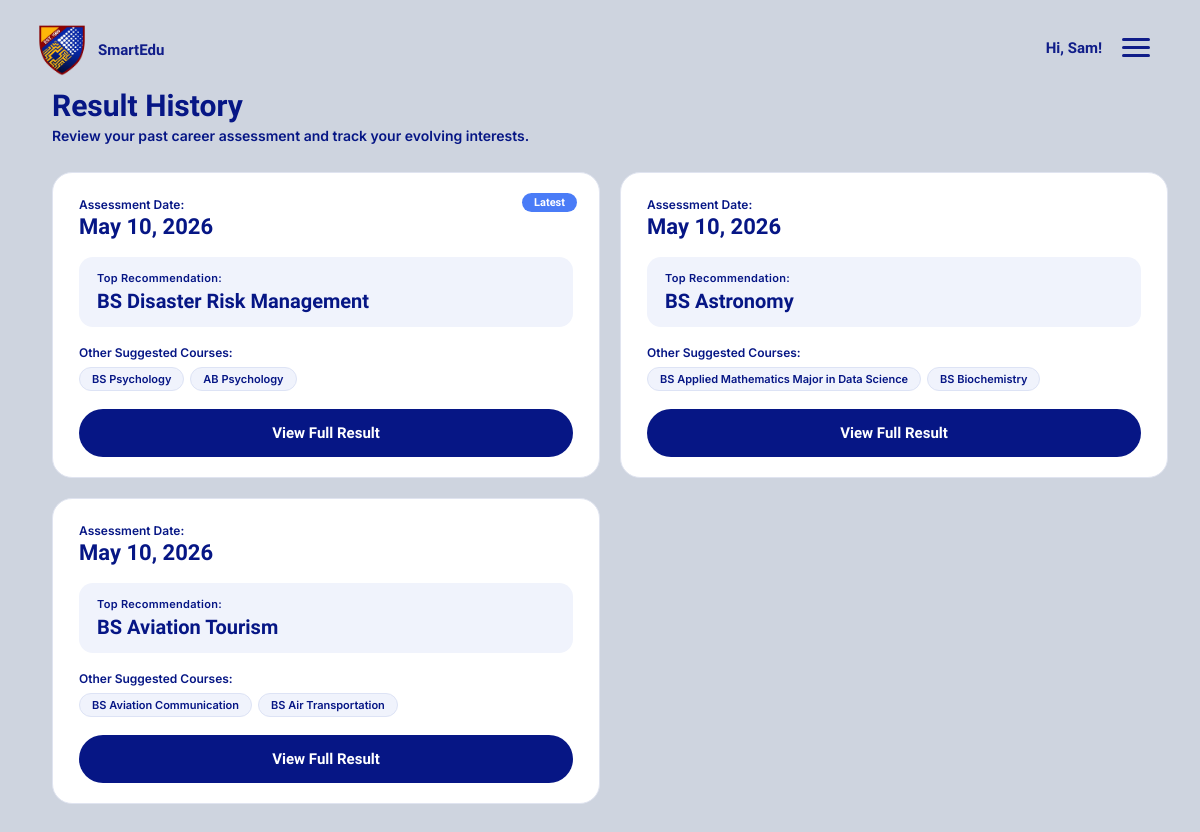
The page /result_hist.php (signed in) on the database its author committed.
### tables this page shows
CREATE TABLE `users` (
  `id` int(10) UNSIGNED NOT NULL,
  `username` varchar(50) NOT NULL,
  `email` varchar(255) NOT NULL,
  `password_hash` varchar(255) NOT NULL,
  `is_verified` tinyint(1) NOT NULL DEFAULT 0,
  `verification_token` varchar(64) DEFAULT NULL,
  `token_expires_at` datetime DEFAULT NULL,
  `avatar_url` varchar(255) DEFAULT NULL,
  `username_changed_at` datetime DEFAULT NULL,
  `created_at` timestamp NOT NULL DEFAULT current_timestamp(),
  `updated_at` timestamp NOT NULL DEFAULT current_timestamp() ON UPDATE current_timestamp()
);

CREATE TABLE `students` (
  `id` int(10) UNSIGNED NOT NULL,
  `user_id` int(10) UNSIGNED DEFAULT NULL,
  `grade` enum('Grade 11','Grade 12') NOT NULL,
  `strand` enum('STEM','ABM','HUMSS','GAS','TVL','Arts and Design') NOT NULL,
  `gpa` decimal(5,2) DEFAULT NULL,
  `submitted_at` timestamp NOT NULL DEFAULT current_timestamp()
);

CREATE TABLE `student_results` (
  `id` int(10) UNSIGNED NOT NULL,
  `student_id` int(10) UNSIGNED NOT NULL,
  `rank` tinyint(3) UNSIGNED NOT NULL COMMENT '1 = top match',
  `course_name` varchar(255) NOT NULL,
  `field_name` varchar(255) DEFAULT NULL COMMENT 'career field label',
  `score` decimal(8,4) DEFAULT NULL COMMENT 'computed alignment score',
  `created_at` timestamp NOT NULL DEFAULT current_timestamp()
);

### result_hist.php (the view, shortened to what this page needs)
<?php
$userId = $_SESSION['user_id'] ?? null;
$username = 'Student';
$takes    = [];
$dbError  = null;
try {
    $pdo = getDB();
    $stmt = $pdo->prepare("SELECT username FROM users WHERE id = :uid LIMIT 1");
    $stmt->execute([':uid' => $userId]);
    $row = $stmt->fetch();
    if ($row) $username = $row['username'];
    $stmt = $pdo->prepare("
        SELECT s.id AS student_id, s.grade, s.strand, s.gpa, s.submitted_at
        FROM students s
        WHERE s.user_id = :uid
        ORDER BY s.submitted_at DESC
    ");
    $stmt->execute([':uid' => $userId]);
    $students = $stmt->fetchAll();
    foreach ($students as $i => $stu) {
        $sid = $stu['student_id'];
        $rStmt = $pdo->prepare("
            SELECT course_name, field_name, score, `rank`
            FROM student_results
            WHERE student_id = :sid
            ORDER BY `rank` ASC
            LIMIT 5
        ");
        $rStmt->execute([':sid' => $sid]);
        $courses = $rStmt->fetchAll();
        $takes[] = [
            'student_id'   => $sid,
            'is_latest'    => ($i === 0),
            'submitted_at' => $stu['submitted_at'],
            'strand'       => $stu['strand'],
            'grade'        => $stu['grade'],
            'courses'      => $courses,
        ];
    }
} catch (PDOException $e) {
    $dbError = $e->getMessage();
}
?>
<!DOCTYPE html>
<html lang="en">
<head>
  <link rel="stylesheet" href="CSS/result_hist.css"/>
</head>
<body>
<nav class="navbar">
  <a class="nav-logo" href="result_hist.php">
    <img src="pics/logo.png" alt="SmartEdu Logo"/>
    <span>SmartEdu</span>
  </a>
  <div class="navbar-right">
    <span class="nav-greeting">
      <?= htmlspecialchars(($_SESSION['greeting'] ?? 'Hi') . ', ' . $username . '!') ?>
    </span>
    <button class="hamburger" onclick="toggleMenu()" aria-label="Menu">
      <span></span><span></span><span></span>
    </button>
  </div>
</nav>
<main class="main">
  <div class="page-header">
    <h1>Result History</h1>
    <p>Review your past career assessment and track your evolving interests.</p>
  </div>
  <?php if ($dbError): ?>
    <div style="background:#fdecea;border-radius:12px;padding:14px 20px;color:#c0392b;font-size:13px;margin-bottom:24px;">
      ⚠️ Database error: <?= htmlspecialchars($dbError) ?>
    </div>
  <?php else: ?>
  <div class="results-grid">
    <?php foreach ($takes as $take):
      $topCourse    = $take['courses'][0] ?? null;
      $otherCourses = array_slice($take['courses'], 1, 2);
      $date         = date('F d, Y', strtotime($take['submitted_at']));
      $sid          = $take['student_id'];
    ?>
    <div class="result-card">
      <?php if ($take['is_latest']): ?>
        <span class="latest-badge">Latest</span>
      <?php endif; ?>
      <div>
        <div class="result-date-label">Assessment Date:</div>
        <div class="result-date"><?= htmlspecialchars($date) ?></div>
      </div>
      <?php if ($topCourse): ?>
        <div class="result-top-rec">
          <div class="result-top-rec-label">Top Recommendation:</div>
          <div class="result-top-rec-name"><?= htmlspecialchars($topCourse['course_name']) ?></div>
        </div>
        <?php if (!empty($otherCourses)): ?>
        <div>
          <div class="result-section-label">Other Suggested Courses:</div>
          <div class="result-tags">
            <?php foreach ($otherCourses as $c): ?>
              <span class="result-tag"><?= htmlspecialchars($c['course_name']) ?></span>
            <?php endforeach; ?>
          </div>
        </div>
        <?php endif; ?>
      <?php else: ?>
        <div style="color:#aaa;font-size:13px;font-family:'Inter',sans-serif;padding:8px 0;">
          No course results saved for this take.
        </div>
      <?php endif; ?>
      <a href="dashb_user.php?sid=<?= (int)$sid ?>" class="btn-view-result">View Full Result</a>
    </div>
    <?php endforeach; ?>
  </div>
  <?php endif; ?>
</main>
</body>
</html>

### CSS/result_hist.css (style rules this page uses)
*, *::before, *::after { margin: 0; padding: 0; box-sizing: border-box; }
html, body { width: 100%; min-height: 100vh; font-family: 'Sora', sans-serif; background: #ced4df; overflow-x: hidden; }
* { scrollbar-width: thin; scrollbar-color: #0f1f56 transparent; }
.navbar { width: 100%; height: 72px; background: #ced4df; display: flex; align-items: center; justify-content: space-between; padding: 0 32px; position: fixed; top: 0; left: 0; right: 0; z-index: 100; }
.nav-logo { position: fixed; top: 24px; left: 36px; display: flex; align-items: center; gap: 10px; z-index: 100; text-decoration: none; }
.nav-logo img { width: 52px; height: 52px; object-fit: cover; }
.nav-logo span { font-size: 15px; font-weight: 600; color: #101d89; }
.hamburger { display: flex; flex-direction: column; gap: 5px; background: none; border: none; cursor: pointer; padding: 6px; margin-left: auto; margin-top: 22px; margin-right: 12px; }
.hamburger span { display: block; width: 28px; height: 3px; background: #101d89; border-radius: 2px; transition: opacity 0.2s; }
.main { max-width: 1200px; margin: 0 auto; padding: 88px 32px 48px; }
.page-header { margin-bottom: 28px; margin-left: 20px; }
.page-header h1 { font-size: clamp(22px, 3vw, 30px); font-weight: 700; color: #061685; margin-bottom: 4px; }
.page-header p { font-family: 'Inter', sans-serif; font-size: 14px; font-weight: 600; color: #061685; }
.results-grid { display: grid; grid-template-columns: repeat(2, 1fr); gap: 20px; margin-left: 20px; }
.result-card { background: #fff; border-radius: 20px; padding: 24px 26px 20px; display: flex; flex-direction: column; gap: 18px; border: 1.5px solid #e0e4f0; position: relative; }
.latest-badge { position: absolute; top: 20px; right: 22px; background: #4a7cf7; color: #fff; font-family: 'Sora', sans-serif; font-size: 11px; font-weight: 700; padding: 3px 12px; border-radius: 20px; }
.result-date-label { font-family: 'Inter', sans-serif; font-size: 12px; font-weight: 600; color: #061685; margin-bottom: 2px; }
.result-date { font-family: 'Sora', sans-serif; font-size: 22px; font-weight: 700; color: #061685; }
.result-top-rec { background: #f0f3fc; border-radius: 14px; padding: 14px 18px; }
.result-top-rec-label { font-family: 'Inter', sans-serif; font-size: 11px; font-weight: 600; color: #061685; margin-bottom: 4px; letter-spacing: 0.3px; }
.result-top-rec-name { font-family: 'Sora', sans-serif; font-size: 20px; font-weight: 700; color: #061685; }
.result-section-label { font-family: 'Inter', sans-serif; font-size: 12px; font-weight: 600; color: #061685; margin-bottom: 7px; }
.result-tags { display: flex; flex-wrap: wrap; gap: 6px; }
.result-tag { background: #f0f3fc; color: #061685; font-family: 'Inter', sans-serif; font-size: 11px; font-weight: 600; padding: 4px 12px; border-radius: 20px; border: 1px solid #dde3f5; }
.btn-view-result { display: block; width: 100%; height: 48px; background: #061685; color: #fff; border: none; border-radius: 25px; font-family: 'Sora', sans-serif; font-size: 15px; font-weight: 600; cursor: pointer; transition: opacity 0.2s, transform 0.15s; text-align: center; line-height: 48px; text-decoration: none; }
.navbar-right { display: flex; align-items: center; gap: 14px; margin-left: auto; }
.nav-greeting { font-family: 'Sora', sans-serif; font-size: 15px; font-weight: 700; color: #101d89; white-space: nowrap; margin-top: 24px; }

### rows shown on the page
users: username "Hi, Sam!"
students: shows "Latest", submitted_at "May 10, 2026"
student_results: course_name "BS Disaster Risk Management"
student_results: course_name "BS Psychology"
student_results: course_name "AB Psychology"
students: submitted_at "May 10, 2026"
student_results: course_name "BS Astronomy"
student_results: course_name "BS Applied Mathematics Major in Data Science"
student_results: course_name "BS Biochemistry"
students: submitted_at "May 10, 2026"
student_results: course_name "BS Aviation Tourism"
student_results: course_name "BS Aviation Communication"
student_results: course_name "BS Air Transportation"
